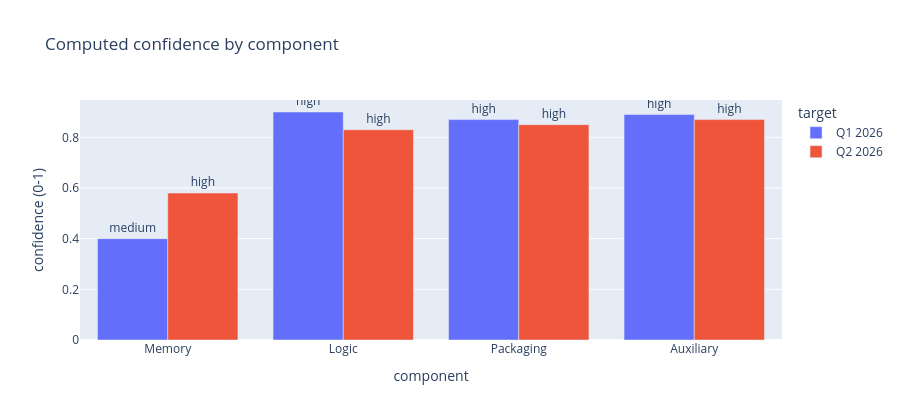

The cell this chart's notebook holds for it:
### Code cell
confidence_table = pl.concat(
    [
        q1_result.filter(pl.col("component") != "TOTAL")
        .select(["component", "confidence", "confidence_score", "n_anchors"])
        .with_columns(target=pl.lit("Q1 2026")),
        q2_result.filter(pl.col("component") != "TOTAL")
        .select(["component", "confidence", "confidence_score", "n_anchors"])
        .with_columns(target=pl.lit("Q2 2026")),
    ]
)
figure = px.bar(
    confidence_table.to_pandas(),
    x="component",
    y="confidence_score",
    color="target",
    barmode="group",
    text="confidence",
    category_orders={"component": COMPONENTS},
    labels={"confidence_score": "confidence (0-1)"},
    title="Computed confidence by component",
)
figure.update_traces(textposition="outside")
figure.update_layout(height=420)
figure

### Figure 1 — Plotly figure (JSON) as saved in the notebook; plotly's stock layout.template omitted (floating-point values rounded to 4 significant figures)
{"data": [{"alignmentgroup": "True", "hovertemplate": "target=Q1 2026<br>component=%{x}<br>confidence (0-1)=%{y}<br>confidence=%{text}<extra></extra>", "legendgroup": "Q1 2026", "marker": {"color": "#636efa", "pattern": {"shape": ""}}, "name": "Q1 2026", "offsetgroup": "Q1 2026", "orientation": "v", "showlegend": true, "text": ["medium", "high", "high", "high"], "textposition": "outside", "type": "bar", "x": ["Memory", "Logic", "Packaging", "Auxiliary"], "xaxis": "x", "y": [0.4, 0.9, 0.87, 0.89], "yaxis": "y"}, {"alignmentgroup": "True", "hovertemplate": "target=Q2 2026<br>component=%{x}<br>confidence (0-1)=%{y}<br>confidence=%{text}<extra></extra>", "legendgroup": "Q2 2026", "marker": {"color": "#EF553B", "pattern": {"shape": ""}}, "name": "Q2 2026", "offsetgroup": "Q2 2026", "orientation": "v", "showlegend": true, "text": ["high", "high", "high", "high"], "textposition": "outside", "type": "bar", "x": ["Memory", "Logic", "Packaging", "Auxiliary"], "xaxis": "x", "y": [0.58, 0.83, 0.85, 0.87], "yaxis": "y"}], "layout": {"barmode": "group", "height": 420, "legend": {"title": {"text": "target"}, "tracegroupgap": 0}, "title": {"text": "Computed confidence by component"}, "xaxis": {"anchor": "y", "categoryarray": ["Memory", "Logic", "Packaging", "Auxiliary"], "categoryorder": "array", "domain": [0.0, 1.0], "title": {"text": "component"}}, "yaxis": {"anchor": "x", "domain": [0.0, 1.0], "title": {"text": "confidence (0-1)"}}}}
